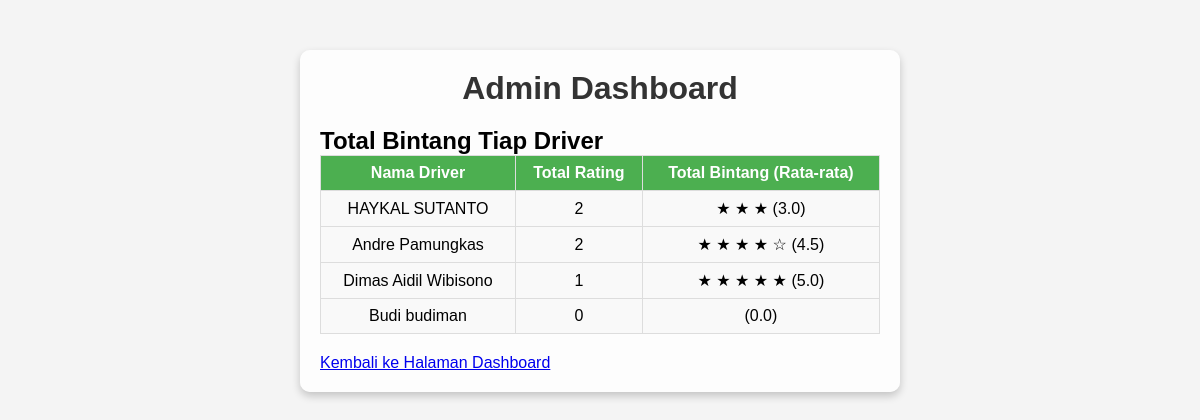
Screenshot of /presentase_driver.php with the database file from the repository.
### tables this page shows
CREATE TABLE `drivers` (
  `id` int(11) NOT NULL,
  `name` varchar(100) NOT NULL,
  `plate_number` varchar(20) NOT NULL,
  `profile_picture` varchar(255) DEFAULT NULL
);

### presentase_driver.php (the view, shortened to what this page needs)
<?php
include 'db.php';
$query = $pdo->query("SELECT drivers.id, drivers.name, AVG(ratings.rating) as average_rating, COUNT(ratings.id) as total_ratings
FROM drivers
LEFT JOIN ratings ON drivers.id = ratings.driver_id
GROUP BY drivers.id");
$drivers = $query->fetchAll(PDO::FETCH_ASSOC);
?>
<!DOCTYPE html>
<html lang="en">
<head>
    <link rel="stylesheet" href="styles.css">
</head>
<body>
    <div class="container">
        <h1 class="main-heading">Admin Dashboard</h1>
        <div class="driver-ratings">
            <h2>Total Bintang Tiap Driver</h2>
            <table class="driver-rating-table">
                <thead>
                    <tr>
                        <th>Nama Driver</th>
                        <th>Total Rating</th>
                        <th>Total Bintang (Rata-rata)</th>
                    </tr>
                </thead>
                <tbody>
                    <?php foreach ($drivers as $driver): ?>
                        <tr>
                            <td><?= htmlspecialchars($driver['name']); ?></td>
                            <td><?= htmlspecialchars($driver['total_ratings']); ?></td>
                            <td>
                                <?php
                                    $average_rating = number_format($driver['average_rating'], 1);
                                    for ($i = 0; $i < floor($average_rating); $i++):
                                ?>
                                    ★
                                <?php endfor; ?>
                                <?php if ($average_rating - floor($average_rating) >= 0.5): ?>
                                    ☆
                                <?php endif; ?>
                                (<?= $average_rating; ?>)
                            </td>
                        </tr>
                    <?php endforeach; ?>
                </tbody>
            </table>
        </div>
        <a href="admin_dashboard.php" class="btn">Kembali ke Halaman Dashboard</a>
    </div>
</body>
</html>

### styles.css (style rules this page uses)
* { margin: 0; padding: 0; box-sizing: border-box; }
body { font-family: Arial, sans-serif; background-color: #f4f4f4; color: #333; background-image: url(); background-repeat: no-repeat; background-size: cover; }
.container { max-width: 800px; margin: 20px auto; padding: 20px; background-color: #fff; border-radius: 8px; box-shadow: 0 0 10px rgba(0, 0, 0, 0.1); }
.main-heading { text-align: center; margin-bottom: 20px; color: #333; }
.container { position: relative; z-index: 1; padding: 20px; color: black; }
.driver-rating-table { width: 100%; border-collapse: collapse; margin-bottom: 20px; }
.driver-rating-table th, .driver-rating-table td { border: 1px solid #ddd; padding: 8px; text-align: center; }
.driver-rating-table th { background-color: #4CAF50; color: white; }
.driver-rating-table td { background-color: #f9f9f9; }
.driver-rating-table tr:nth-child(even) { background-color: #f2f2f2; }
.container { max-width: 600px; margin: 0 auto; padding: 20px; background-color: #f9f9f9; border-radius: 10px; }
body { margin: 0; padding: 0; font-family: Arial, sans-serif; background-image: url('img/pln1.jpeg'); background-size: cover; background-position: center; background-attachment: fixed; }
.container { max-width: 600px; margin: 50px auto; padding: 20px; background-color: rgba(255, 255, 255, 0.8); border-radius: 10px; box-shadow: 0 4px 8px rgba(0, 0, 0, 0.2); }

### rows the page displays
drivers: name "HAYKAL SUTANTO", total_ratings "2", average_rating "3.0"
drivers: name "Andre Pamungkas", total_ratings "2", average_rating "4.5"
drivers: name "Dimas Aidil Wibisono", total_ratings "1", average_rating "5.0"
drivers: name "Budi budiman", total_ratings "0", average_rating "0.0"
